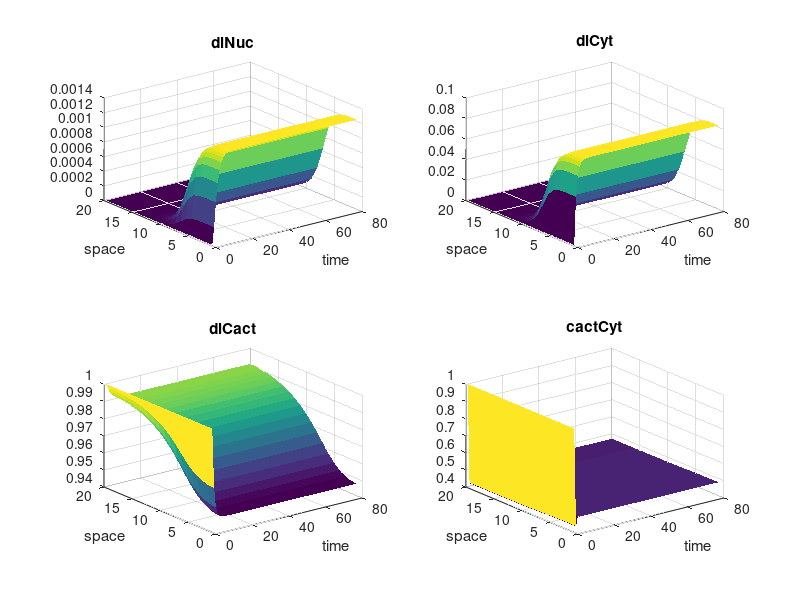

The MATLAB script that drew this image:
%% fullKanodia.m -- This script solves the no-diffusion condition in
% time and space.

% n = dlNuc
% u = dlCyt
% w = dlCact
% v = cactCyt

%
% Mesh in x and t
%
M = 20; % points in x
Tau = 80; % points in t
L = 1; % Length in x
T = 8; % Time span

x = linspace(0,L,M)';
h = x(2)-x(1);

t = linspace(0,T,Tau)';
dT = t(2)-t(1);

%
% Adjustable Parameters 
%
sigma = 0.1; mu = 0.1; lambda = 0.01; gamma = 1; alpha = 30; psi = 0.5; 
beta = 0.0001; phi = 0.0001; xi = 8;

%
% Toll signaling 
%
fx = beta./(phi+x.^xi);

%
%Initial conditions/matrix initialization
%
N=zeros(M,Tau); U = N; W = ones(M,Tau); V = W;

%
% Necessary matrices
%
I = speye(M); Z = spdiags(zeros(M,1),0,M,M);
e = ones(M,1); P = spdiags([e -2*e e],[-1 0 1],M,M); P(1,2) = 2; P(M,M-1) = 2;
P = P/h^2;

for j=1:(Tau-1)
    
    %
    % Updated initial guess for Newton's method
    %
    n = N(:,j+1); n0 = N(:,j);
    u = U(:,j+1); u0 = U(:,j);
    w = W(:,j+1); w0 = W(:,j);
    v = V(:,j+1); v0 = V(:,j);
    
    %
    % Initialize values
    %
    F = 1; del = 1; tolerance = 1e-6; nSteps = 1; nStepsMax = 200;
    while norm([F;del]) > tolerance && nSteps < nStepsMax
%
% Function
%
    %
    % Operations to speed up the code
    %
    tollF = fx.*w;
    tollF0 = fx.*w0;

    %
    % Construct F
    %
    f1 = 0.5*(sigma*u-mu*n+sigma*u0-mu*n0)-(n-n0)/dT;
    f2 = 0.5*(lambda*P*u+tollF-gamma*u.*v-sigma*u+mu*n+...
        lambda*P*u0+tollF0-gamma*u0.*v0-sigma*u0+mu*n0)-(u-u0)/dT;
    f3 = 0.5*(lambda*P*w-tollF+gamma*u.*v+lambda*P*w0-tollF0+gamma*u0.*v0)-(w-w0)/dT;
    f4 = 0.5*(gamma*P*v+psi*tollF-gamma*psi*u.*v-alpha*v...
        +gamma*P*v0+psi*tollF0-gamma*psi*u0.*v0-alpha*v0)+1-(v-v0)/dT;
    F = [f1;f2;f3;f4];

% 
% Jacobian
%
    %
    % Repetative operations that slow down the code
    %
    tollJ = spdiags(fx,0,M,M);
    sigmaJ = sigma*I;
    uJ = spdiags(u,0,M,M);
    vJ = spdiags(v,0,M,M);
    
    %
    % Construct the Jacobian
    %
    j1 = [ -(mu/2+1/dT)*I 0.5*sigmaJ Z Z];
    j2 = [ 0.5*sigmaJ  0.5*(lambda*P-gamma*vJ-sigmaJ)-I/dT ...
        0.5*tollJ -gamma*0.5*uJ];
    j3 = [ Z gamma*0.5*vJ 0.5*(gamma*P-tollJ)-I/dT ...
          0.5*gamma*uJ];
    j4 = [ Z -0.5*gamma*psi*vJ 0.5*psi*tollJ ...
         0.5*(gamma*P-gamma*psi*uJ-alpha*I)-I/dT];
    J = [j1;j2;j3;j4];
    
    del = -J\F;
    deltaN = del(1:(M),1); newN = n + deltaN;
    deltaU = del(M+1:2*(M),1); newU = u + deltaU;
    deltaW = del(2*(M)+1:3*(M),1); newW = w + deltaW;
    deltaV = del(3*(M)+1:4*(M),1); newV = v + deltaV;
       
        %
        % To help prevent negative values...
        %
        if any([newN;newU;newW;newV] < 0) 
            deltaN = deltaN/2;
            newN = n + deltaN;
          
            deltaU = deltaU/2;
            newU = u + deltaU;
        
            deltaW = deltaW/2;
            newW = w + deltaW;
        
            deltaV = deltaV/2;
            newV = v + deltaV;
        end
        
    %
    % Update values
    %
    N(:,j+1) = newN;
    U(:,j+1) = newU;
    W(:,j+1) = newW;
    V(:,j+1) = newV;
   nSteps = nSteps + 1;
    end

end
subplot(2,2,1)
surf(N)
hold on
ylabel('space')
xlabel('time')
title('dlNuc')
shading flat

subplot(2,2,2)
surf(U)
hold on
ylabel('space')
xlabel('time')
title('dlCyt')
shading flat

subplot(2,2,3)
surf(W)
hold on
ylabel('space')
xlabel('time')
title('dlCact')
shading flat

subplot(2,2,4)
surf(V)
hold on
ylabel('space')
xlabel('time')
title('cactCyt')
shading flat

